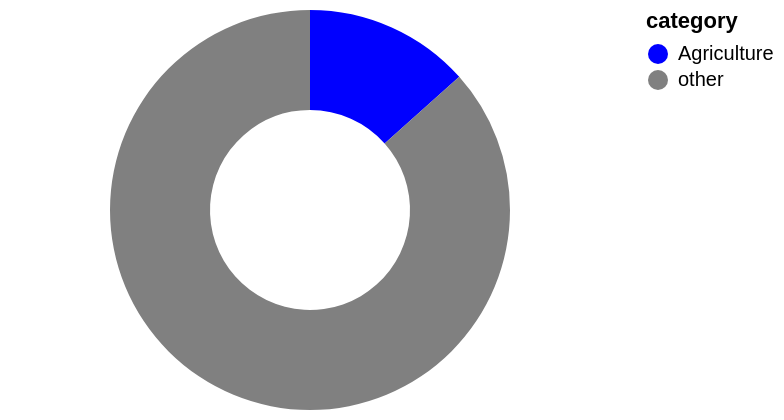

Write the Vega-Lite specification saved for this chart.
### Vega-Lite specification from a JSON file in a GitHub repository (floating-point values rounded to 4 significant figures)
{"$schema": "https://vega.github.io/schema/vega-lite/v5.json", "description": "A simple donut chart with embedded data.", "width": 300, "height": 200, "data": {"values": [{"category": "Agriculture", "value": 9978, "color": "blue"}, {"category": "other", "value": 64447, "color": "grey"}]}, "mark": {"type": "arc", "innerRadius": 50}, "encoding": {"theta": {"field": "value", "type": "quantitative"}, "color": {"field": "category", "type": "nominal", "scale": {"range": ["blue", "grey"]}}}}
